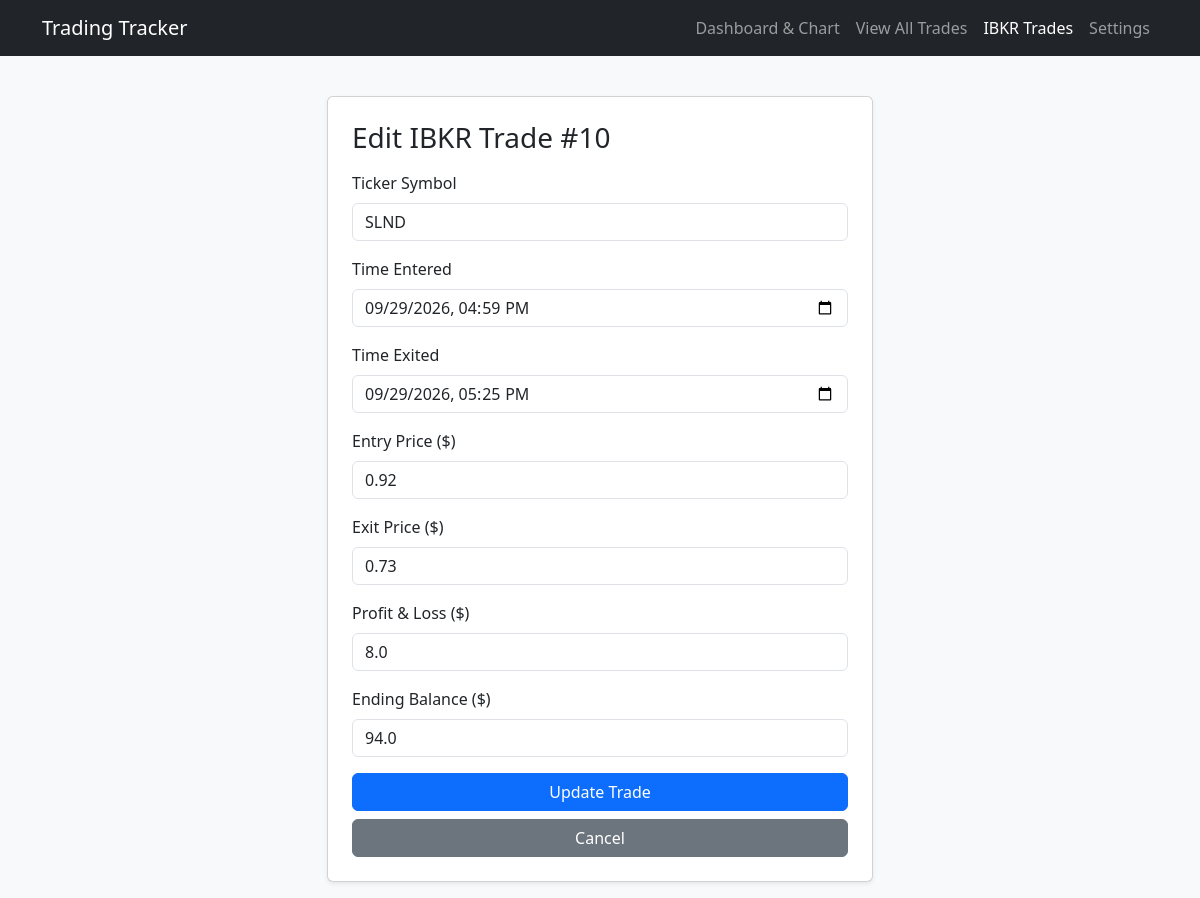
Before: /ibkr/edit/10 with the older database file.
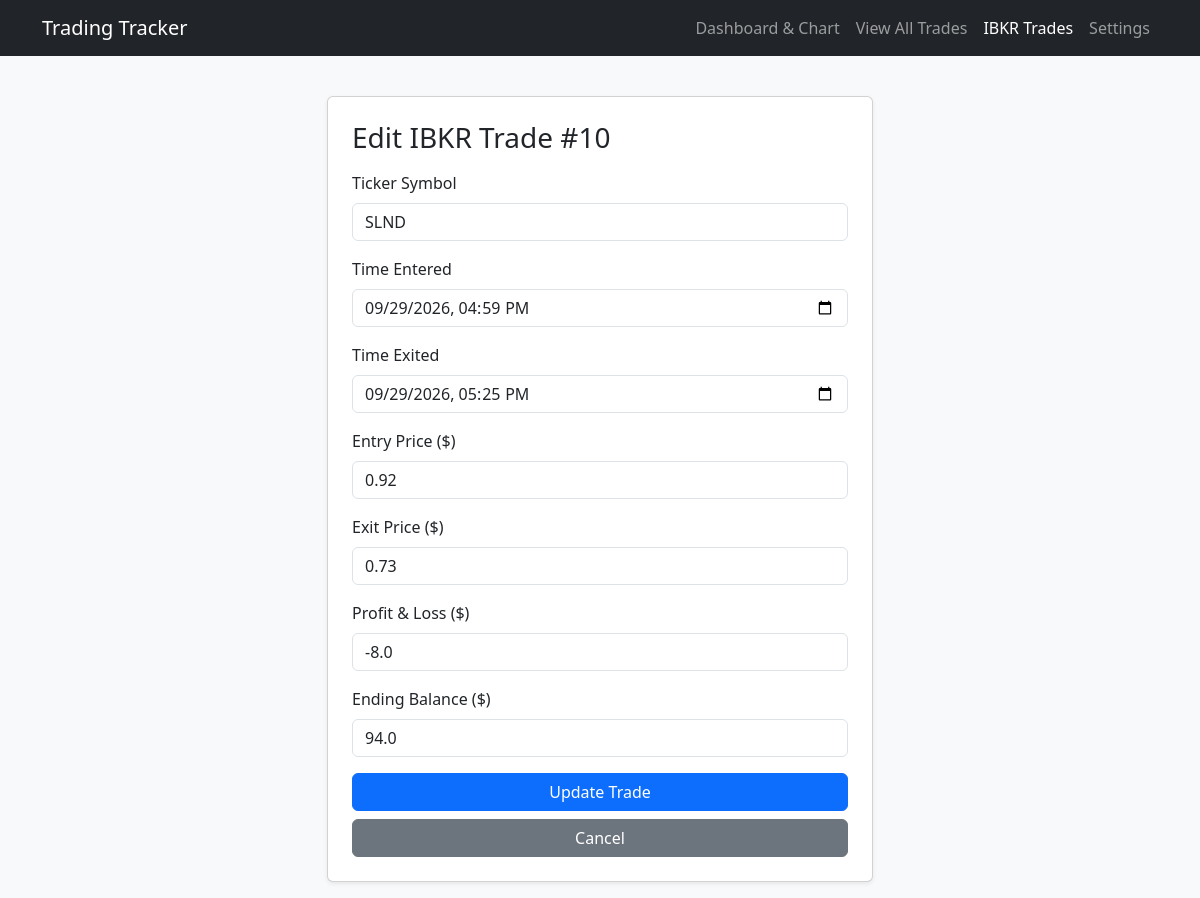
After: the same page with the newer database file.
### flask_app.py (models this page shows)
class IBKRTrade(db.Model):
  id = db.Column(db.Integer, primary_key=True)
  ticker = db.Column(db.String(20), nullable=False)
  time_entered = db.Column(db.String(50), nullable=False)
  time_exited = db.Column(db.String(50), nullable=False)
  entry_price = db.Column(db.Float, nullable=False, default=0.0)
  exit_price = db.Column(db.Float, nullable=False, default=0.0)
  pnl = db.Column(db.Float, nullable=False, default=0.0)
  balance = db.Column(db.Float, nullable=False, default=0.0)
  timestamp = db.Column(db.DateTime, default=datetime.utcnow)

### flask_app.py (the view, shortened to what this page needs)
@app.route('/ibkr/edit/<int:id>', methods=['GET', 'POST'])
def edit_ibkr_trade(id):
  ibkr_trade = IBKRTrade.query.get_or_404(id)
  return render_template('edit_ibkr.html', trade=ibkr_trade)

### templates/edit_ibkr.html (shortened to what this page needs)
<!DOCTYPE html>
<html lang="en">
<head>
    <link href="https://cdn.jsdelivr.net/npm/bootstrap@5.3.0/dist/css/bootstrap.min.css" rel="stylesheet">
</head>
<body class="bg-light">
    <nav class="navbar navbar-expand-lg navbar-dark bg-dark mb-4">
        <div class="container">
            <a class="navbar-brand" href="/">Trading Tracker</a>
            <div class="navbar-nav">
                <a class="nav-link" href="/">Dashboard & Chart</a>
                <a class="nav-link" href="/trades-list">View All Trades</a>
                <a class="nav-link active" href="/ibkr">IBKR Trades</a>
                <a class="nav-link" href="/settings">Settings</a>
            </div>
        </div>
    </nav>
    <div class="container py-3">
        <div class="row justify-content-center">
            <div class="col-md-6">
                <div class="card shadow-sm p-4">
                    <h3 class="card-title mb-3">Edit IBKR Trade #{{ trade.id }}</h3>
                    <form method="POST">
                        <div class="mb-3">
                            <label class="form-label">Ticker Symbol</label>
                            <input type="text" class="form-control" name="ticker" value="{{ trade.ticker }}" required>
                        </div>
                        <div class="mb-3">
                            <label class="form-label">Time Entered</label>
                            <input type="datetime-local" class="form-control" name="time_entered" value="{{ trade.time_entered }}" required>
                        </div>
                        <div class="mb-3">
                            <label class="form-label">Time Exited</label>
                            <input type="datetime-local" class="form-control" name="time_exited" value="{{ trade.time_exited }}" required>
                        </div>
                        <div class="mb-3">
                            <label class="form-label">Entry Price ($)</label>
                            <input type="number" step="any" class="form-control" name="entry_price" value="{{ trade.entry_price }}" required>
                        </div>
                        <div class="mb-3">
                            <label class="form-label">Exit Price ($)</label>
                            <input type="number" step="any" class="form-control" name="exit_price" value="{{ trade.exit_price }}" required>
                        </div>
                        <div class="mb-3">
                            <label class="form-label">Profit & Loss ($)</label>
                            <input type="number" step="any" class="form-control" name="pnl" value="{{ trade.pnl }}" required>
                        </div>
                        <div class="mb-3">
                            <label class="form-label">Ending Balance ($)</label>
                            <input type="number" step="any" class="form-control" name="balance" value="{{ trade.balance }}" required>
                        </div>
                        <button type="submit" class="btn btn-primary w-100 mb-2">Update Trade</button>
                        <a href="/ibkr" class="btn btn-secondary w-100">Cancel</a>
                    </form>
                </div>
            </div>
        </div>
    </div>
</body>
</html>

Changed rows visible on the page:
changed IBKRTrade "SLND": pnl "8.0" → "-8.0"
